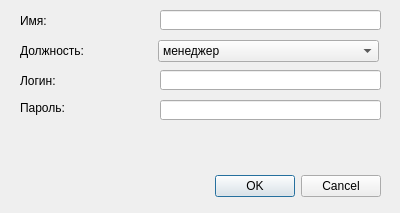
<?xml version="1.0" encoding="UTF-8"?>
<ui version="4.0">
 <class>Dialog</class>
 <widget class="QDialog" name="Dialog">
  <property name="geometry">
   <rect>
    <x>0</x>
    <y>0</y>
    <width>400</width>
    <height>213</height>
   </rect>
  </property>
  <property name="windowTitle">
   <string>Dialog</string>
  </property>
  <widget class="QDialogButtonBox" name="buttonBox">
   <property name="geometry">
    <rect>
     <x>10</x>
     <y>170</y>
     <width>371</width>
     <height>32</height>
    </rect>
   </property>
   <property name="orientation">
    <enum>Qt::Horizontal</enum>
   </property>
   <property name="standardButtons">
    <set>QDialogButtonBox::Cancel|QDialogButtonBox::Ok</set>
   </property>
  </widget>
  <widget class="QLabel" name="label">
   <property name="geometry">
    <rect>
     <x>20</x>
     <y>10</y>
     <width>131</width>
     <height>21</height>
    </rect>
   </property>
   <property name="text">
    <string>Имя:</string>
   </property>
  </widget>
  <widget class="QLineEdit" name="nameLine">
   <property name="geometry">
    <rect>
     <x>160</x>
     <y>10</y>
     <width>221</width>
     <height>20</height>
    </rect>
   </property>
  </widget>
  <widget class="QLabel" name="label_2">
   <property name="geometry">
    <rect>
     <x>20</x>
     <y>40</y>
     <width>131</width>
     <height>21</height>
    </rect>
   </property>
   <property name="text">
    <string>Должность:</string>
   </property>
  </widget>
  <widget class="QLabel" name="label_3">
   <property name="geometry">
    <rect>
     <x>20</x>
     <y>70</y>
     <width>131</width>
     <height>21</height>
    </rect>
   </property>
   <property name="text">
    <string>Логин:</string>
   </property>
  </widget>
  <widget class="QLabel" name="label_4">
   <property name="geometry">
    <rect>
     <x>20</x>
     <y>100</y>
     <width>131</width>
     <height>16</height>
    </rect>
   </property>
   <property name="text">
    <string>Пароль:</string>
   </property>
  </widget>
  <widget class="QLineEdit" name="loginLine">
   <property name="geometry">
    <rect>
     <x>160</x>
     <y>70</y>
     <width>221</width>
     <height>20</height>
    </rect>
   </property>
  </widget>
  <widget class="QLineEdit" name="passwordLine">
   <property name="geometry">
    <rect>
     <x>160</x>
     <y>100</y>
     <width>221</width>
     <height>20</height>
    </rect>
   </property>
  </widget>
  <widget class="QLabel" name="errorLabel">
   <property name="geometry">
    <rect>
     <x>20</x>
     <y>140</y>
     <width>361</width>
     <height>16</height>
    </rect>
   </property>
   <property name="text">
    <string/>
   </property>
   <property name="alignment">
    <set>Qt::AlignCenter</set>
   </property>
  </widget>
  <widget class="QComboBox" name="postComboBox">
   <property name="geometry">
    <rect>
     <x>158</x>
     <y>40</y>
     <width>221</width>
     <height>22</height>
    </rect>
   </property>
   <item>
    <property name="text">
     <string>менеджер</string>
    </property>
   </item>
   <item>
    <property name="text">
     <string>кассир</string>
    </property>
   </item>
  </widget>
 </widget>
 <resources/>
 <connections>
  <connection>
   <sender>buttonBox</sender>
   <signal>accepted()</signal>
   <receiver>Dialog</receiver>
   <slot>accept()</slot>
   <hints>
    <hint type="sourcelabel">
     <x>248</x>
     <y>254</y>
    </hint>
    <hint type="destinationlabel">
     <x>157</x>
     <y>274</y>
    </hint>
   </hints>
  </connection>
  <connection>
   <sender>buttonBox</sender>
   <signal>rejected()</signal>
   <receiver>Dialog</receiver>
   <slot>reject()</slot>
   <hints>
    <hint type="sourcelabel">
     <x>316</x>
     <y>260</y>
    </hint>
    <hint type="destinationlabel">
     <x>286</x>
     <y>274</y>
    </hint>
   </hints>
  </connection>
 </connections>
</ui>
